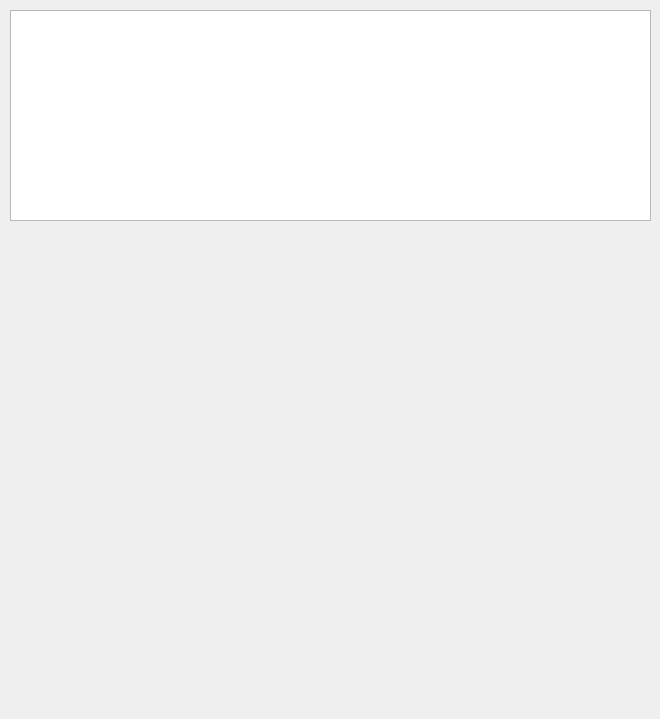
<?xml version="1.0" encoding="UTF-8"?>
<ui version="4.0">
 <class>Form</class>
 <widget class="QWidget" name="Form">
  <property name="geometry">
   <rect>
    <x>0</x>
    <y>0</y>
    <width>660</width>
    <height>719</height>
   </rect>
  </property>
  <property name="windowTitle">
   <string>Form</string>
  </property>
  <widget class="QLabel" name="image">
   <property name="geometry">
    <rect>
     <x>10</x>
     <y>230</y>
     <width>640</width>
     <height>480</height>
    </rect>
   </property>
   <property name="text">
    <string/>
   </property>
  </widget>
  <widget class="QTableWidget" name="months_table_data">
   <property name="geometry">
    <rect>
     <x>10</x>
     <y>10</y>
     <width>641</width>
     <height>211</height>
    </rect>
   </property>
  </widget>
 </widget>
 <resources/>
 <connections/>
</ui>
